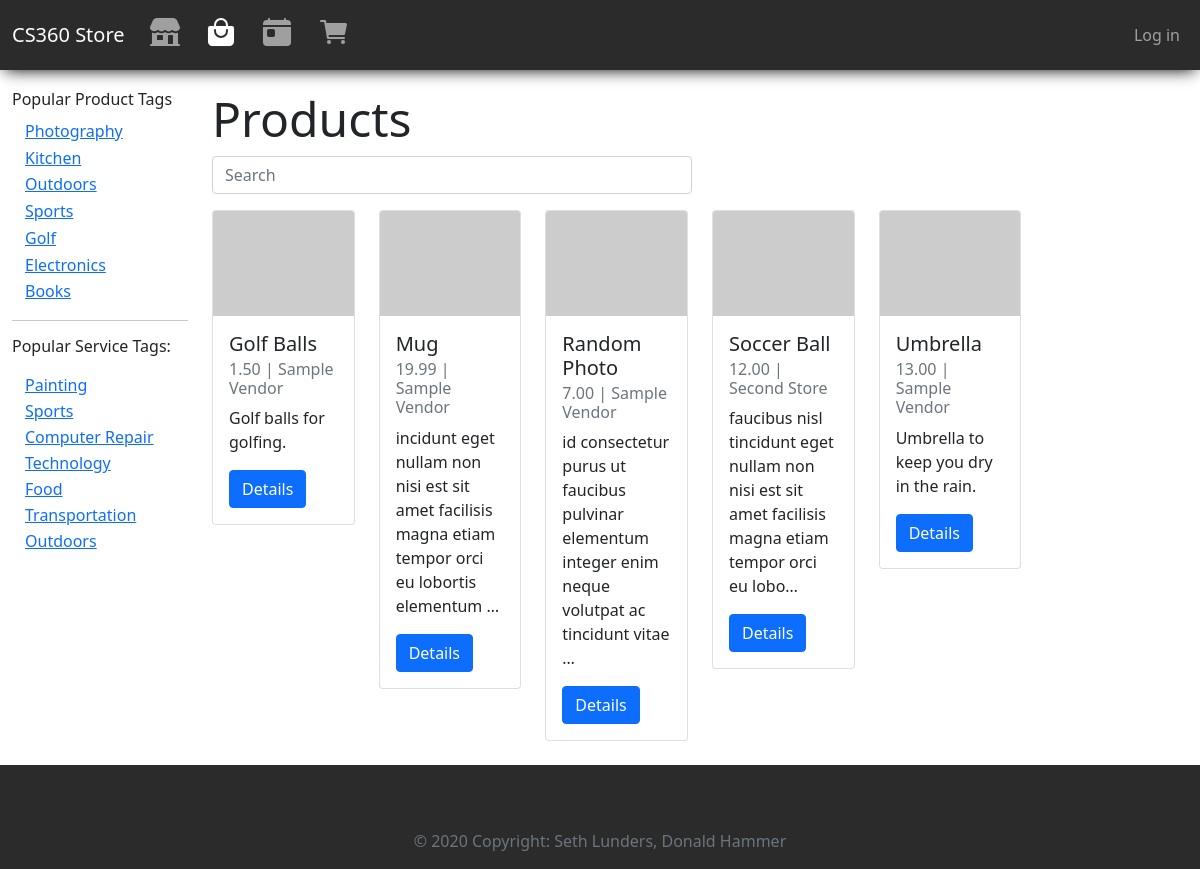
The app's page /store/products/, older data.
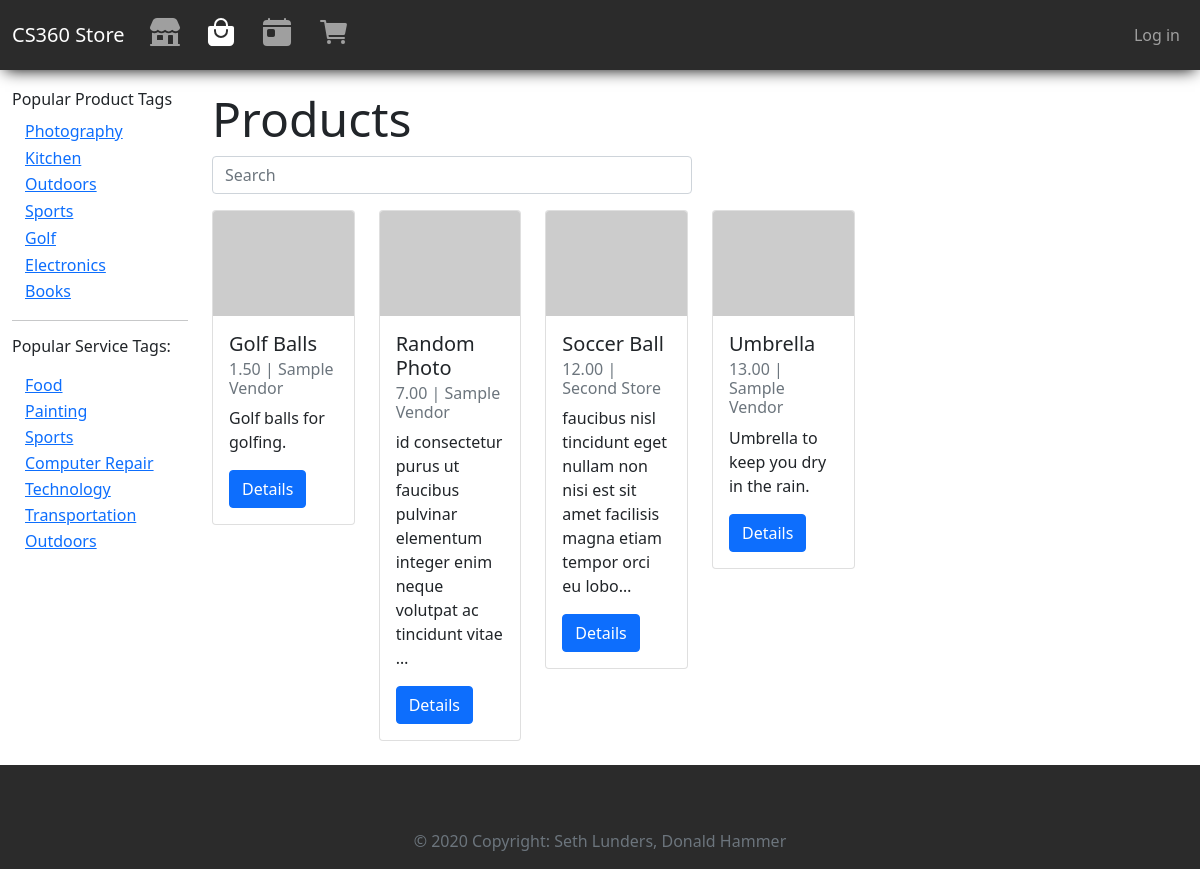
The same page, newer data.
### storeApp/models.py (models this page shows, shortened)
class ProductTag(models.Model):
    name = models.CharField(max_length=200, help_text="Enter a tag; i.e. \"electronics\"", primary_key=True, unique=True)
    viewcount = models.IntegerField(default=0)
    class Meta:
        ordering = ['-viewcount']
    def get_absolute_url(self):
        return reverse('product-tag-detail', args=[str(self.name), 1])

class ServiceTag(models.Model):
    name = models.CharField(max_length=200, help_text="Enter a tag; i.e. \"electronics\"", primary_key=True, unique=True)
    viewcount = models.IntegerField(default=0)
    class Meta:
        ordering = ['-viewcount']
    def get_absolute_url(self):
        return reverse('service-tag-detail', args=[str(self.name), 1])

class ProductListing(models.Model):
    id = models.UUIDField(primary_key=True, default=uuid.uuid4, help_text="Unique ID for this particular order", editable=False)
    active = models.BooleanField(default=True)
    name = models.CharField(max_length=200, help_text="Enter a name for your product.")
    imageURL = models.URLField(max_length=200, help_text="Enter image URL", default="https://picsum.photos/400/300")
    price = models.DecimalField(decimal_places=2, max_digits=7) # allows max price of $99,999.99
    description = models.TextField()
    quantity_available = models.IntegerField(help_text="How many are available? Leave blank if unlimited.", null=True, blank=True)
    restockDate = models.DateField(help_text="Leave blank if N/A",null=True, blank=True)
    vendor = models.ForeignKey(Vendor, on_delete=models.RESTRICT)
    tags = models.ManyToManyField(ProductTag, blank=True)
    def get_absolute_url(self):
        return reverse('product-detail', args=[str(self.id)])
    def list_tags(self):
        return ', '.join(tag.name for tag in self.tags.all()[:3])
    list_tags.short_description = 'Tags'
    class Meta:
        permissions = (("can_set_active", "Set product as active"),)

class Vendor(models.Model):
    name = models.CharField(max_length=200, help_text="Enter your vendor name.", unique=True)
    owner = models.OneToOneField(User, on_delete=models.CASCADE)
    logoURL = models.URLField(max_length=200, help_text="Enter image URL", default="https://picsum.photos/400/300")
    description = models.TextField()
    phone_number = models.CharField(max_length=20, help_text="1 (234) 567 8901")
    emergency_phone_number = models.CharField(max_length=20, help_text="1 (234) 567 8901")
    address1 = models.CharField(max_length=1024, help_text="Address line 1")
    address2 = models.CharField(max_length=1024, help_text="Address line 2", null=True, blank=True)
    zip_code = models.CharField(max_length=12, help_text="Zip Code")
    city = models.CharField(max_length=1024, help_text="City")
    state_or_province = models.CharField(max_length=1024, help_text="State/Province (if applicable)", null=True, blank=True)
    country = models.CharField(max_length=1024, help_text="Country")
    date_created = models.DateTimeField(default=datetime.now, blank=True)
    def __str__(self):
        return self.name

### storeApp/views.py (the view)
# urls.py: path('products/', views.ProductListView.as_view(), name='products'),
class ProductListView(generic.ListView):
    model = ProductListing
    ordering = ['name']

### storeApp/context_processors.py (called while the page is built)
def add_variable_to_context(request):
    return {
        'top_producttags': ProductTag.objects.all()[:7],
        'top_servicetags': ServiceTag.objects.all()[:7],
    }

### storeApp/templates/storeApp/productlisting_list.html (shortened to what this page needs)
{% extends "base_generic.html" %}
  {% load humanize %}
{% block content %}
    <h1 class="display-5">Products</h1>
    <form action="">
        <input class="form-control mb-3 product-search-form" type="text" placeholder="Search" aria-label="Search">
    </form>
    {% if productlisting_list %}
    <div class="row">
        {% for product in productlisting_list %}
            {% if product.active %}
                <div class="col-xs-1 col-sm-6 col-md-4 col-lg-2 mb-2">
                  <div class="card flex-grow-1">
                    <img src="{{ product.imageURL }}" class="card-img-top" alt="...">
                    <div class="card-body">
                      <h5 class="card-title">{{ product.name }}</h5>
                      <h6 class="card-subtitle mb-2 text-muted">{{ product.price|intcomma }} | {{ product.vendor }}</h6>
                      <p class="card-text">{{ product.description|truncatechars:100 }}</p>
                      <a href="{{ product.get_absolute_url }}" class="btn btn-primary">Details</a>
                    </div>
                  </div>
                </div>
            {% endif %}
        {% endfor %}
    </div>
    {% else %}
        <p>There are currently no available products.</p>
    {% endif %}
{% endblock content %}

### storeApp/templates/base_generic.html (shortened to what this page needs)
{% load humanize %}
<!DOCTYPE html>
<html lang="en">
<head>
  <link href="https://cdn.jsdelivr.net/npm/bootstrap@5.0.2/dist/css/bootstrap.min.css" rel="stylesheet">
  {% load static %}
  <link rel="stylesheet" href="{% static 'css/styles.css' %}">
</head>
<body class="d-flex flex-column min-vh-100">
  <nav class="navbar navbar-expand-md navbar-dark bg-dark pl-3 pr-3" aria-label="Fourth navbar example">
    <div class="container-fluid">
      <a class="navbar-brand" href="{% url 'index' %}">CS360 Store</a>
      <div class="collapse navbar-collapse" id="navbarsExample04">
        <ul class="navbar-nav me-auto mb-2 mb-md-0">
          <li class="nav-item"><a class="nav-link " href="{% url 'vendors' %}"><ion-icon name="storefront" size="large"></ion-icon></a></li>
          <li class="nav-item"><a class="nav-link {% if request.resolver_match.url_name == 'products' or request.resolver_match.url_name == 'product-detail' %}active{% endif %}" href="{% url 'products' %}"><ion-icon name="bag-handle" size="large"></ion-icon>&nbsp;&nbsp;</a></li>
          <li class="nav-item"><a class="nav-link " href="{% url 'services' %}"><ion-icon name="today" size="large"></ion-icon></a></li>
          <li class="nav-item"><a class="nav-link {% if request.resolver_match.url_name == 'my-cart' %}active{% endif %}" href="{% url 'my-cart' %}"><ion-icon name="cart" size="large"></ion-icon>&nbsp;&nbsp;</a></li>
        </ul>
        <ul class="navbar-nav">
          {% if user.is_authenticated %}
          <li class="nav-item dropdown">
            <a class="nav-link dropdown-toggle {% if request.resolver_match.url_name == 'my-orders' or request.resolver_match.url_name == 'logout' %}active{% endif %}" href="#" id="dropdown04" data-bs-toggle="dropdown" aria-expanded="false"><ion-icon name="person-circle-outline" size="large"></ion-icon></a>
            <ul class="dropdown-menu dropdown-menu-end" aria-labelledby="dropdown04">
              {% comment %} <li>Welcome, {{ user.first_name }}!</li> {% endcomment %}
              <li><a class="dropdown-item" href="{% url 'my-orders' %}">View Orders</a></li>
              <li><a class="dropdown-item" href="{% url 'logout' %}">Log out</a></li>
            </ul>
          </li>
          {% else %}
          <li class="nav-item"><a class="nav-link" href="{% url 'login' %}">Log in</a></li>
          {% endif %}
        </ul>
      </div>
    </div>
  </nav>
  <div class="container-fluid">
    <div class="row mb-3">
      <div class="col-lg-2">
      {% block sidebar %}
        <ul class="sidebar-nav d-none d-lg-block">
          <div class="d-none d-lg-block">
          <h6>Popular Product Tags</h6>
          <ul class="list-unstyled">
            {% for tag in top_producttags %}
            <li><a href="{{ tag.get_absolute_url }}" class="btn btn-link py-0">{{ tag.name|title }}</a></li>
            {% endfor %}
          </ul>
          <hr/>
          <h6>Popular Service Tags:</p>
          <ul class="list-unstyled">
            {% for tag in top_servicetags %}
            <li><a href="{{ tag.get_absolute_url }}" class="btn btn-link py-0">{{ tag.name|title }}</a></li>
            {% endfor %}
          </ul>
        </div>
     {% endblock %}
      </div>
      <div class="col-lg-10">{% block content %}{% endblock %}</div>
    </div>
  </div>
  {% block footer %}
    <footer class="bg-dark text-light text-center text-lg-start mt-auto">
      <div class="container p-4">
      </div>
      <div class="text-center p-3 bg-dark text-muted">
        © 2020 Copyright: Seth Lunders, Donald Hammer
      </div>
    </footer>
  {% endblock footer %}
</body>
</html>

Row changes from the older to the newer data that the page shows:
no longer on this page (row edited): ProductListing: active True (drawn), name "Mug", price "19.99", vendor "Sample Vendor", description "incidunt eget nullam non nisi est sit amet facilisis magna etiam tempor orci eu lobortis elementum …"
changed ServiceTag "Food": moves up the list
